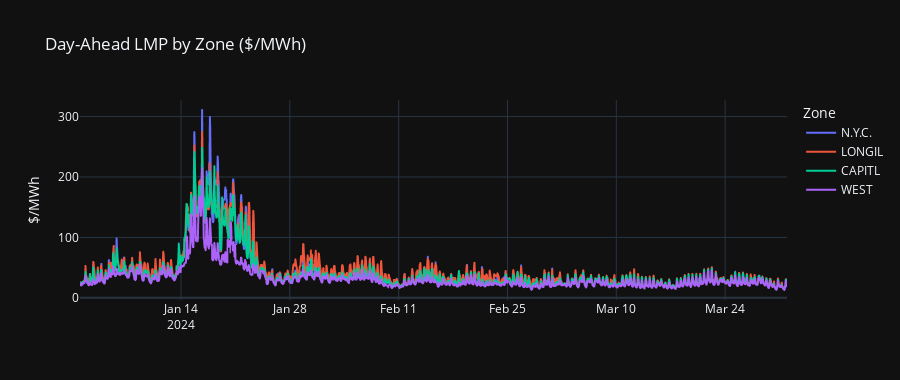

Notebook cell for this chart:
### Markdown cell above
## 3. LMP Price Analysis

Locational Marginal Prices (LMP) represent the cost of electricity at each grid location. They're the primary price signal in wholesale energy markets.

High LMP periods are when avoided energy has the most financial value

### Code cell
# Pivot to wide format: one column per zone
lmp_wide = pivot_zones(df_lmp, 'lmp_total')

# NYC vs. rest of state — usually NYC is highest due to congestion
zones_to_plot = ['N.Y.C.', 'LONGIL', 'CAPITL', 'WEST']
available = [z for z in zones_to_plot if z in lmp_wide.columns]

fig = px.line(
    lmp_wide,
    x='timestamp',
    y=available,
    title='Day-Ahead LMP by Zone ($/MWh)',
    labels={'value': '$/MWh', 'timestamp': '', 'variable': 'Zone'},
    template='plotly_dark'
)
fig.update_layout(height=380)
fig.show()

### Figure 1 — Plotly figure (JSON) as saved in the notebook; plotly's stock layout.template omitted (floating-point values rounded to 4 significant figures; data arrays with more than 128 entries replaced by an {"elided": "..."} marker saying what was removed)
{"data": [{"hovertemplate": "Zone=N.Y.C.<br>=%{x}<br>$/MWh=%{y}<extra></extra>", "legendgroup": "N.Y.C.", "line": {"color": "#636efa", "dash": "solid"}, "marker": {"symbol": "circle"}, "mode": "lines", "name": "N.Y.C.", "showlegend": true, "type": "scattergl", "x": {"elided": "2183 str values"}, "xaxis": "x", "y": {"elided": "2183 float values"}, "yaxis": "y"}, {"hovertemplate": "Zone=LONGIL<br>=%{x}<br>$/MWh=%{y}<extra></extra>", "legendgroup": "LONGIL", "line": {"color": "#EF553B", "dash": "solid"}, "marker": {"symbol": "circle"}, "mode": "lines", "name": "LONGIL", "showlegend": true, "type": "scattergl", "x": {"elided": "2183 str values"}, "xaxis": "x", "y": {"elided": "2183 float values"}, "yaxis": "y"}, {"hovertemplate": "Zone=CAPITL<br>=%{x}<br>$/MWh=%{y}<extra></extra>", "legendgroup": "CAPITL", "line": {"color": "#00cc96", "dash": "solid"}, "marker": {"symbol": "circle"}, "mode": "lines", "name": "CAPITL", "showlegend": true, "type": "scattergl", "x": {"elided": "2183 str values"}, "xaxis": "x", "y": {"elided": "2183 float values"}, "yaxis": "y"}, {"hovertemplate": "Zone=WEST<br>=%{x}<br>$/MWh=%{y}<extra></extra>", "legendgroup": "WEST", "line": {"color": "#ab63fa", "dash": "solid"}, "marker": {"symbol": "circle"}, "mode": "lines", "name": "WEST", "showlegend": true, "type": "scattergl", "x": {"elided": "2183 str values"}, "xaxis": "x", "y": {"elided": "2183 float values"}, "yaxis": "y"}], "layout": {"height": 380, "legend": {"title": {"text": "Zone"}, "tracegroupgap": 0}, "title": {"text": "Day-Ahead LMP by Zone ($/MWh)"}, "xaxis": {"anchor": "y", "domain": [0, 1], "title": {"text": ""}}, "yaxis": {"anchor": "x", "domain": [0, 1], "title": {"text": "$/MWh"}}}}
